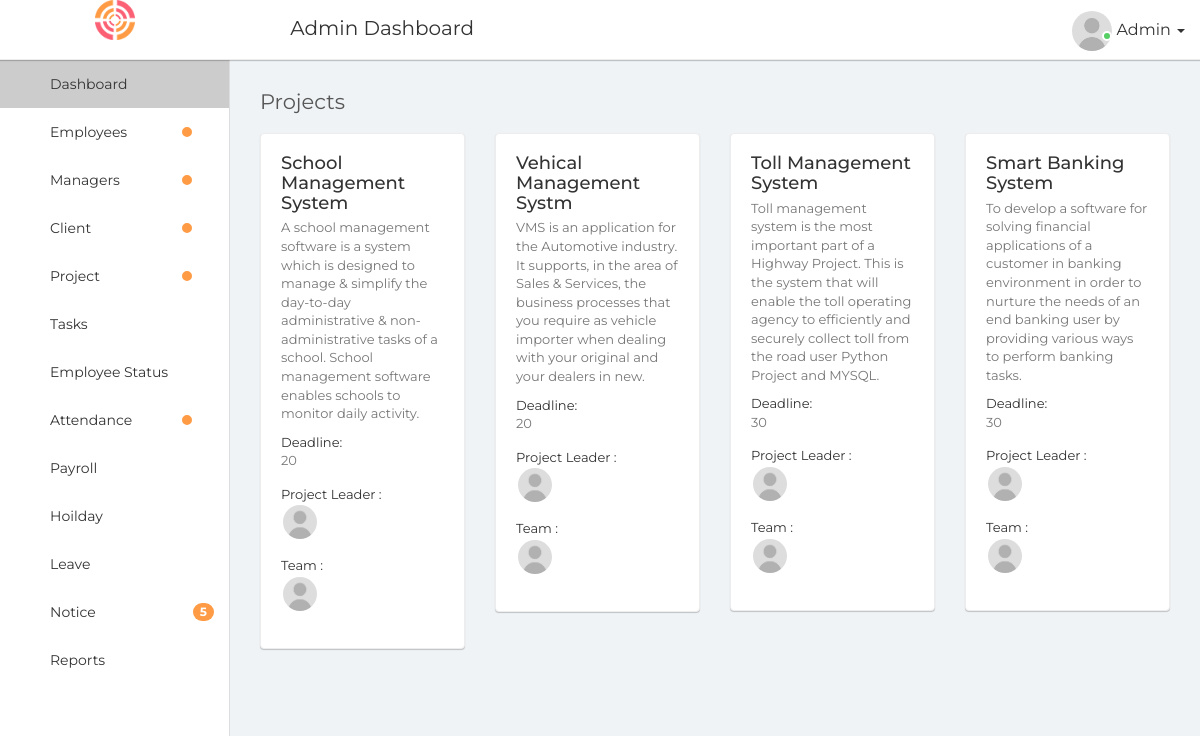
The app's page /adminDashboard/allProject with its own data.
### EMS/models.py (models this page shows, shortened)
class clientProject(models.Model):
    projectId = models.IntegerField(primary_key=True)
    clientId = models.IntegerField()
    managerId = models.CharField(max_length=20,null=True)
    projectName = models.CharField(max_length=20, null=True)
    projectDescription = models.CharField(max_length=60)
    totalDays = models.IntegerField()
    otherDays = models.IntegerField(null=True)
    createdDate = models.DateTimeField(default=datetime.now, blank=True)
    status = models.CharField(max_length=20, null=True)
    deadlineDate = models.DateField(null=True)
    fileUpload1 = models.FileField(upload_to='documents', null=True)
    fileUpload2 = models.FileField(upload_to='documents',null=True)
    cost = models.IntegerField(null=True)

class Manager(models.Model):
    fname = models.CharField(max_length=20)
    lname = models.CharField(max_length=20)
    contact = models.IntegerField()
    gender = models.CharField(max_length=20)
    dob=models.DateField()
    address=models.CharField(max_length=30)
    state=models.CharField(max_length=20)
    bloodGroup=models.CharField(max_length=20)
    joinDate=models.DateField(null=True)
    salary = models.IntegerField(null=True, default=30000)
    leave = models.IntegerField(null=True, default=14)
    qualification=models.CharField(max_length=30)
    activation_Date = models.DateTimeField(null=True)
    deactivation_Date = models.DateTimeField(null=True)
    account = models.CharField(max_length=20, default="Deactive")
    emailId=models.EmailField()
    password=models.CharField(max_length=20)
    about = models.CharField(max_length=40, null=True)
    managerCode = models.CharField(primary_key=True, editable=False, max_length=10, unique=True, default="None")
    image = models.ImageField(upload_to='images/', null=True)
    resume = models.FileField(upload_to='documents',null=True)

class Employee(models.Model):
    fname = models.CharField(max_length=20)
    lname = models.CharField(max_length=20)
    contact = models.IntegerField()
    gender = models.CharField(max_length=20)
    dob=models.DateField()
    address=models.CharField(max_length=30)
    state=models.CharField(max_length=20)
    bloodGroup=models.CharField(max_length=20)
    managerName=models.CharField(max_length=30,null=True)
    managerId = models.CharField(max_length=20, null=True)
    joinDate=models.DateField(null=True)
    salary=models.IntegerField(null=True, default=30000)
    leave=models.IntegerField(null=True, default=14)
    qualification=models.CharField(max_length=30)
    activation_Date = models.DateTimeField(null=True)
    deactivation_Date = models.DateTimeField(null=True)
    account = models.CharField(max_length=20, default="Deactive")
    emailId=models.EmailField()
    password=models.CharField(max_length=20)
    resume = models.FileField(upload_to='documents', null=True)
    about = models.CharField(max_length=40, null=True)
    image =models.ImageField(upload_to='images/', null=True)
    empCode = models.CharField(primary_key=True, editable=False, max_length=10, unique=True,default="None")

### EMS/views.py (the view)
# urls.py: path('adminDashboard/allProject', views.allProject, name="allProject"),
def allProject(request):
    p1 = clientProject.objects.all()
    m = p1[0].managerId
    mng = Manager.objects.filter(managerCode=m)
    emp = Employee.objects.filter(managerId=m)
    return render(request, "adminDashboard/allProject.html", {'p1': p1, 'mng': mng, 'emp': emp})

### EMS/templates/adminDashboard/allProject.html (shortened to what this page needs)
{% extends 'adminDashboard/base.html' %}
{% load static %}
{% block content %}
<div class="page-wrapper">
                <div class="content container-fluid">
					<div class="row">
						<div class="col-xs-4">
							<h4 class="page-title">Projects</h4>
						</div>
					</div>
					<div class="row">
							{% if p1 %}
					{% for i in p1 %}
						<div class="col-lg-3 col-sm-4">
							<div class="card-box project-box">
								<div class="dropdown profile-action">
									<a href="#" class="action-icon dropdown-toggle" data-toggle="dropdown" aria-expanded="false"><i class="fa fa-ellipsis-v"></i></a>
								</div>
								<h4 class="project-title"><a href="{% url 'projectView' pk=i.projectId %}">{{i.projectName}}</a></h4>
								<p class="text-muted">
									{{i.projectDescription}}
								</p>
								<div class="pro-deadline m-b-15">
									<div class="sub-title">
										Deadline:
									</div>
									<div class="text-muted">
										{{i.totalDays}}
									</div>
								</div>
								<div class="project-members m-b-15">
									<div>Project Leader :</div>
									<ul class="team-members">
										{% for i in mng %}
										<li>
											<a href="#" data-toggle="tooltip" title="{{i.fname}} {{i.lname}}"><img src="{% static 'adminStatic/assets/img/user.jpg' %}" alt="Jeffery Lalor"></a>
										</li>
										{% endfor %}
									</ul>
								</div>
								<div class="project-members m-b-15">
									<div>Team :</div>
									<ul class="team-members">
										{% for i in emp %}
										<li>
											<a href="#" data-toggle="tooltip" title="{{i.fname}} {{i.lname}}"><img src="{% static 'adminStatic/assets/img/user.jpg' %}" alt="John Doe"></a>
										</li>
										{% endfor %}
									</ul>
								</div>
							</div>
						</div>
						{% endfor %}
						{% endif %}
					</div>
			    </div>
{% endblock %}

### records on screen
clientProject: projectName "School Management System", projectDescription "A school management software is a system which is designed to manage & simplify the day-to-day administrative & non-administrative tasks of a school. School management software enables schools to monitor daily activity.", totalDays "20"
clientProject: projectName "Vehical Management Systm", projectDescription "VMS is an application for the Automotive industry. It supports, in the area of Sales & Services, the business processes that you require as vehicle importer when dealing with your original and your dealers in new.", totalDays "20"
clientProject: projectName "Toll Management System", projectDescription "Toll management system is the most important part of a Highway Project. This is the system that will enable the toll operating agency to efficiently and securely collect toll from the road user Python Project and MYSQL.", totalDays "30"
clientProject: projectName "Smart Banking System", projectDescription "To develop a software for solving financial applications of a customer in banking environment in order to nurture the needs of an end banking user by providing various ways to perform banking tasks.", totalDays "30"
